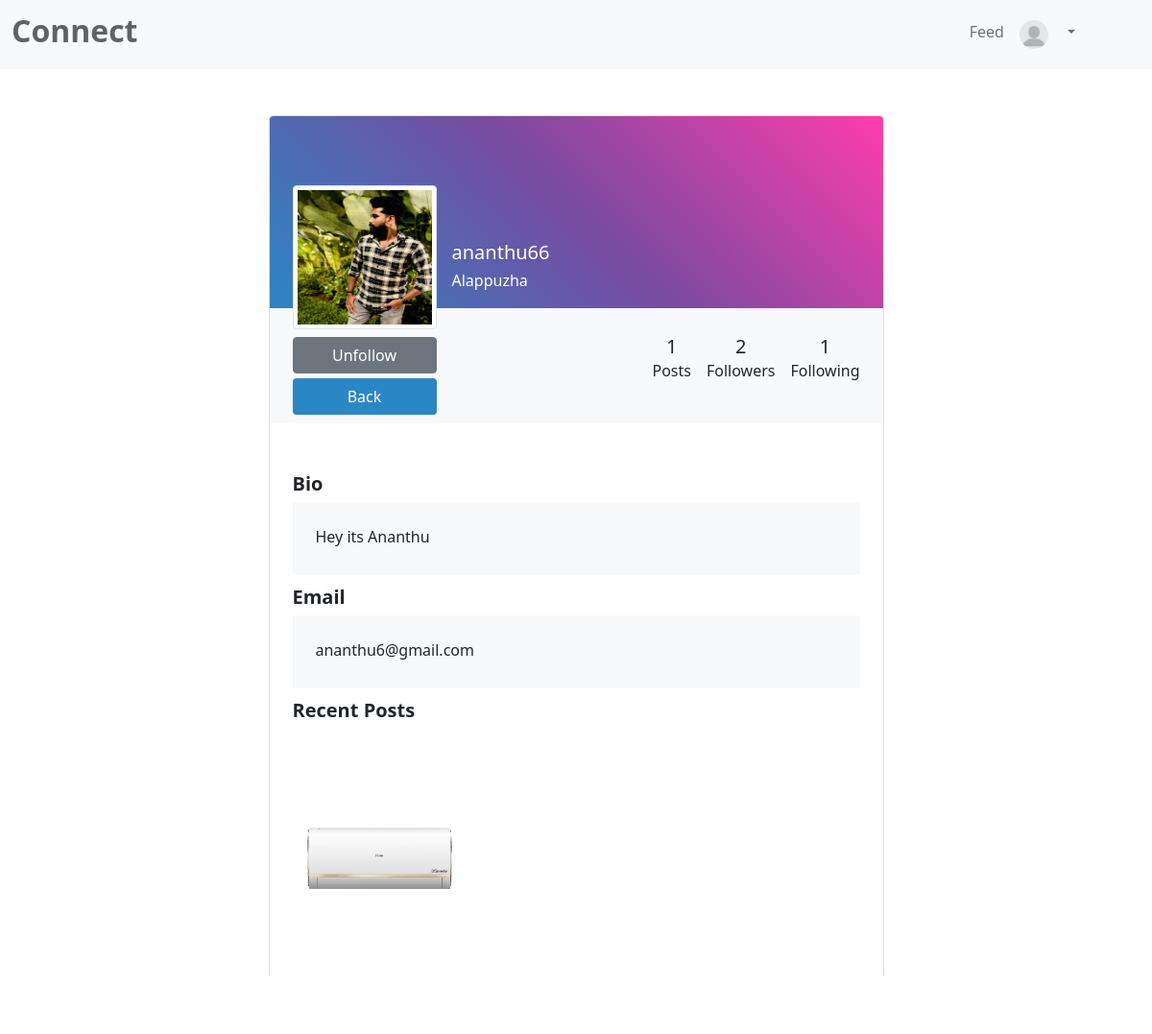
/profile/1 (signed in), run on the app's committed database.
### socialapp/models.py (models this page shows, shortened)
class Profile(models.Model):
    user=models.ForeignKey(User,on_delete=models.CASCADE)
    bio=models.TextField(blank=True)
    profile_img=models.ImageField(null=True,blank=True,default='blank-profile-picture.png')
    location=models.CharField(max_length=200,blank=True)
    followers=models.ManyToManyField(User,related_name='followers',blank=True,null=True)
    following=models.ManyToManyField(User,related_name='following',blank=True,null=True)

class Post(models.Model):
    user=models.ForeignKey(User,on_delete=models.CASCADE)
    profile=models.ForeignKey(Profile,on_delete=models.CASCADE)
    image=models.ImageField(null=True,blank=True)
    caption=models.TextField(blank=True)
    posted=models.DateTimeField(auto_now_add=True)
    likes=models.ManyToManyField(User,related_name='likes')

### socialapp/views.py (the view)
# urls.py: path('profile/<int:id>',profile,name='view-profile'),
def profile(request,id):
   user=User.objects.get(id=id)
   post_count=user.post_set.all().count()
   user_profile=user.profile_set.all()
   post=user.post_set.all()
   try:
     cu=request.user.profile_set.all()
   except:
    cu= None
   return render(request,'profile.html',{'profile':user_profile,'post_count':post_count,'cu':cu,'post':post})

### socialapp/templates/profile.html (shortened to what this page needs)
<!DOCTYPE html>
<html lang="en">
<link href="https://cdn.jsdelivr.net/npm/bootstrap@5.0.2/dist/css/bootstrap.min.css" rel="stylesheet">
<head>{% load static %}
</head>
<body>
        <nav class="navbar navbar-expand-lg navbar-light bg-light">
          <div class="container-fluid">
            <a class="navbar-brand" href="{% url 'feed' %}"> <span style="color: #5e6464;"><h2> <strong>Connect</strong></h2></span></a>
            <div class="collapse navbar-collapse" id="navbarSupportedContent">
              <ul class="navbar-nav ms-auto mb-3 mb-lg-0  text-center">
                {% if request.user.is_authenticated %}
                <li class="nav-item">
                  <a class="nav-link"  href="{% url 'feed' %}">Feed</a>
                </li>
                {% for i in cu %}
                <li class="nav-item">
                  <a class="nav-link" href=""><img src="{{i.profile_img.url}}" height="30px" width="30px" style="border-radius: 30px;" alt=""></a>
                </li>
                {% endfor %}
                <li class="nav-item dropdown">
                  <a class="nav-link dropdown-toggle" href="#" id="navbarDropdown" role="button" data-bs-toggle="dropdown" aria-expanded="false">
                  </a>
                </li>
                {% else %}
                <li class="nav-item">
                  <a class="nav-link"  href="{% url 'index' %}"><i class="fa-solid fa-user"></i></a>
                </li>
                {% endif %}
                <li class="nav-item">
                </li>
              </ul>
            </div>
          </div>
        </nav>
    <section class="h-100 gradient-custom-2">
  <div class="container py-5 h-100">
    <div class="row d-flex justify-content-center align-items-center h-100">
      <div class="col col-lg-9 col-xl-7">
        <div class="card">
          <div class="rounded-top text-white d-flex flex-row" style="height:200px;background-color: #FF3CAC;
          background-image: linear-gradient(225deg, #FF3CAC 0%, #784BA0 50%, #2B86C5 100%);
          ">
            <div class="ms-4 mt-5 d-flex flex-column" style="width: 150px;">
              {% for i in profile %}
              <img src="{{i.profile_img.url}}"
                alt="Generic placeholder image" class="img-fluid img-thumbnail mt-4 mb-2"
                style="width: 150px;height: 150px; z-index: 1">
              {% if request.user == i.user %}
<br>
              <button type="button" class="btn" data-mdb-ripple-color="dark"
                style="z-index: 1;background-color: #FF3CAC;
                background-image: linear-gradient(225deg, #FF3CAC 0%, #784BA0 50%, #2B86C5 100%);">
                <a href="{% url 'upload-post' %}" style="text-decoration: none;color: white">Upload Post</a>
              </button>
              <button type="button" class="btn" data-mdb-ripple-color="dark"
                style="z-index: 1;background-color:  #2B86C5 ;margin-top: 5px;">
                <a href="{% url 'home' %}" style="text-decoration: none;color: white">Back</a>
              </button>
              {% else %}
              <button  type="button"  class="btn btn-secondary" data-mdb-ripple-color="dark"
                style="z-index: 1;">
                {% if request.user in i.followers.all %}
                <a href="{% url 'follow' i.user.id %}" style="text-decoration: none;color: white">Unfollow</a>
                <button type="button" class="btn" data-mdb-ripple-color="dark"
                style="z-index: 1;background-color:  #2B86C5 ;margin-top: 5px;">
                <a href="{{request.META.HTTP_REFERER}}" style="text-decoration: none;color: white">Back</a>
              </button>
                {% endif %}
              </button>
              {% endif %}
            </div>
            <div class="ms-3" style="margin-top: 130px;">
              <h5>{{i.user}}
              </h5>
              <h6>{{i.location}}</h6>
            </div>
          </div>
          <div class="p-4 text-black" style="background-color: #f8f9fa;">
            <div class="d-flex justify-content-end text-center py-1">
              <div>
                <p class="mb-1 h5">{{post_count}}</p>
                <p class="small text-muted mb-0">  <h6>Posts</h6> </p>
              </div>
              <div class="px-3">
                <p class="mb-1 h5">{{i.followers.count}}</p>
                <p class="small text-muted mb-0"> <h6>Followers</h6> </p>
              </div>
              <div>
                <p class="mb-1 h5">{{i.following.count}}</p>
                <p class="small text-muted mb-0"> <h6>Following</h6></p>
              </div>
            </div>
          </div>
          <br>
          <div class="card-body p-4 text-black">
            <div class="mb-2">
              <p class="lead fw-normal mb-1"> <strong> Bio</strong></p>
              <div class="p-4" style="background-color: #f8f9fa;">
                <p class="font-italic mb-1">{{i.bio}}</p>
              </div>
            </div>
            <div class="mb-2">
              <p class="lead fw-normal mb-1"> <strong> Email</strong></p>
              <div class="p-4" style="background-color: #f8f9fa;">
                <p class="font-italic mb-1">{{i.user.email}}</p>
              </div>
            </div>
            <div class="d-flex justify-content-between align-items-center mb-4">
              <p class="lead fw-normal mb-0"> <strong>Recent Posts</strong> </p>
            </div>
            <div class="row">
              {% for i in post %}
              <div class="col-lg-4 col-md-6 col-sm-12 pb-3">
                {% if request.user.is_authenticated %}
                <a href="{% url 'comments' i.id %}"><img src="{{i.image.url}}"
                 height="230px"  alt="image 1" class="w-100 rounded-3"></a>
                {% else %}
                <a href="#"><img src="{{i.image.url}}"
                  height="230px"  alt="image 1" class="w-100 rounded-3"></a>
                {% endif %}
              </div>
              {% endfor %}
            </div>
          </div>
          {% endfor %}
        </div>
      </div>
    </div>
  </div>
</section>
</body>
</html>

### socialapp/templates/profile.html (style rules this page uses)
body { font-family: 'Open Sans', sans-serif; background-image: url('https://www.mobilewalla.com/hubfs/Images/landing-bg.jpg'); background-repeat: no-repeat; background-attachment: fixed; background-size: 100% 730px; }

### data on the page
Profile: profile_img (placeholder picture)
Profile: profile_img (picture), user "ananthu66", location "Alappuzha", user "1", followers.count "2", following.count "1", bio "Hey its Ananthu", user.email "ananthu6@gmail.com"
Post: image (picture)
